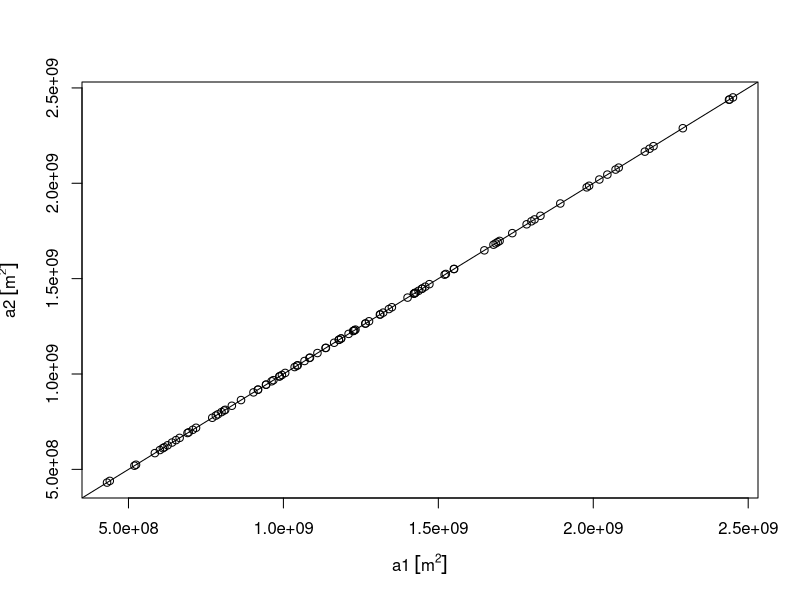
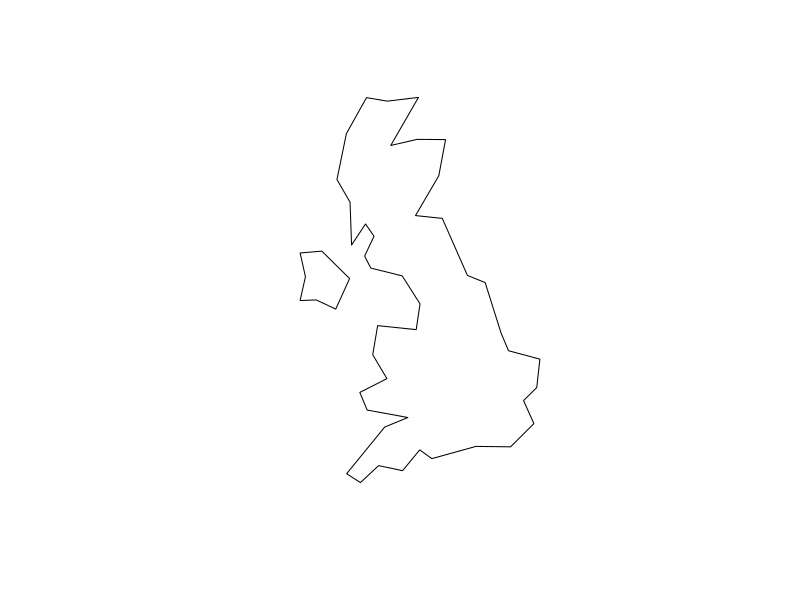
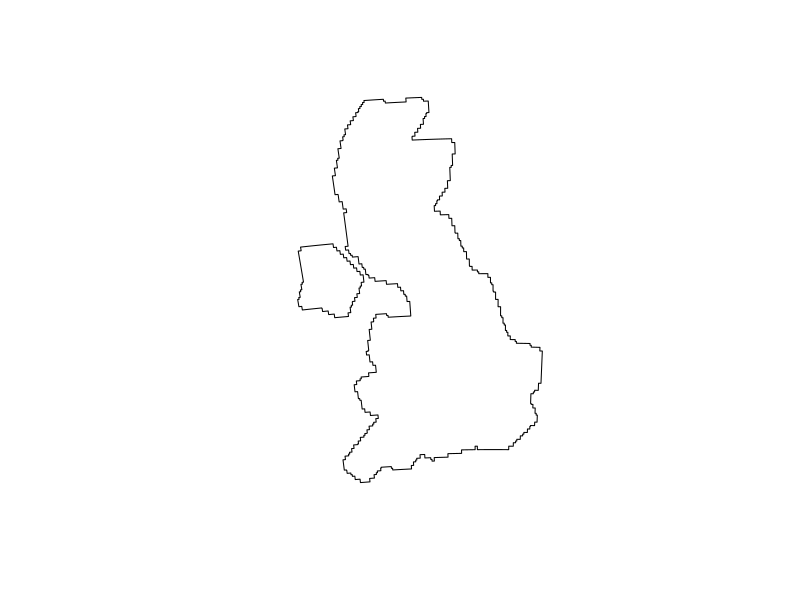
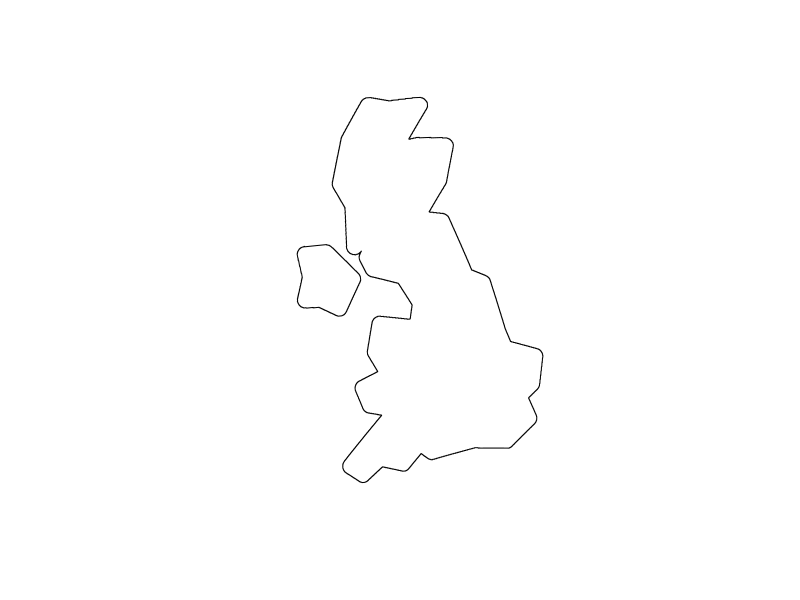
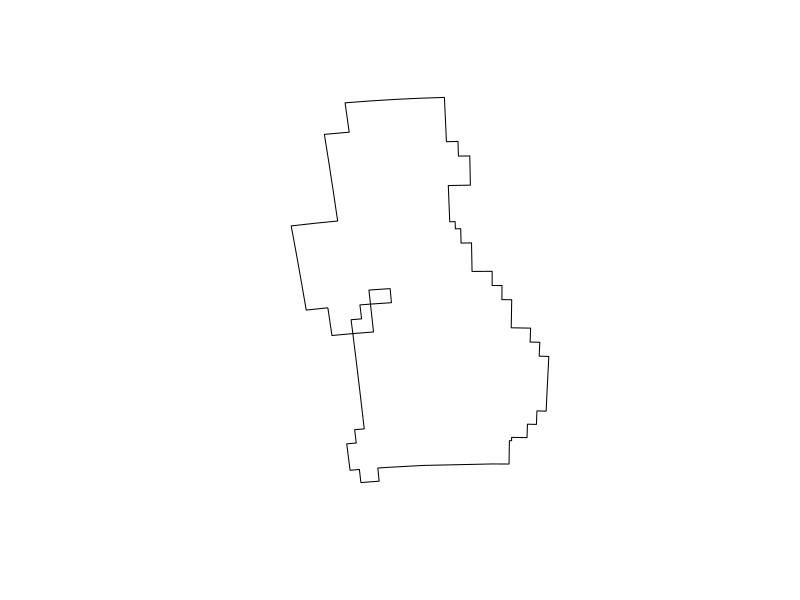

Here is the R script that generated these plots, in order:
## ---- chunk 1
library(sf)
library(units)
## udunits database from /usr/share/xml/udunits/udunits2.xml
nc <- read_sf(system.file("gpkg/nc.gpkg", package = "sf"))

sf_use_s2(TRUE)
a1 <- st_area(nc)

sf_use_s2(FALSE)
## Spherical geometry (s2) switched off

a2 <- st_area(nc)

plot(a1, a2)

abline(0, 1)
## ---- chunk 2
library(s2)
uk <- s2_data_countries("United Kingdom")
class(uk)
## [1] "s2_geography" "wk_vctr"
uk_sfc <- st_as_sfc(uk)
uk_buffer <- s2_buffer_cells(uk, distance = 20000)
uk_buffer2 <- s2_buffer_cells(uk, distance = 20000, max_cells = 10000)
uk_buffer3 <- s2_buffer_cells(uk, distance = 20000, max_cells = 100)
class(uk_buffer)
## [1] "s2_geography" "wk_vctr"
plot(uk_sfc)
plot(st_as_sfc(uk_buffer))
plot(st_as_sfc(uk_buffer2))
plot(st_as_sfc(uk_buffer3))
uk_sf <- st_as_sf(uk)
